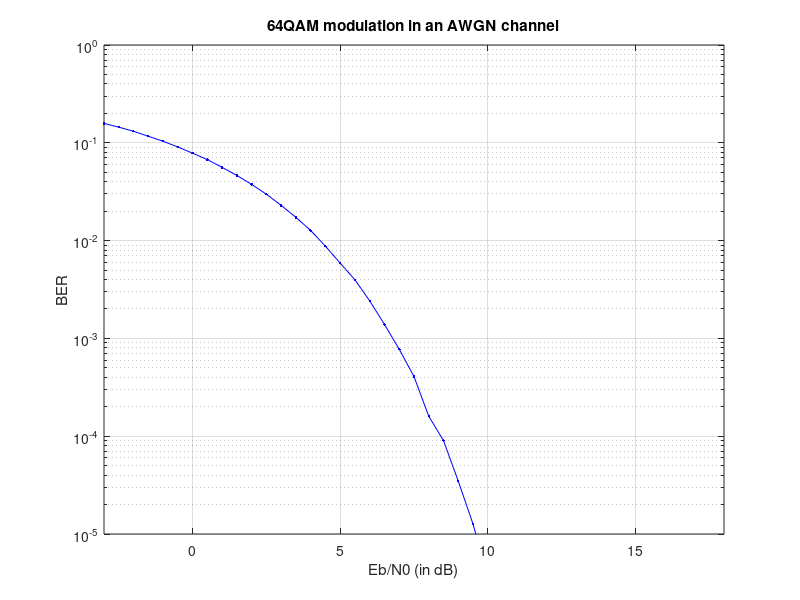

Write the MATLAB code that produced this figure.
clc;
clear all;

Eb_No_start = -3;
Eb_No_delta = 0.5;
Eb_No_stop = 18;
BER_stop = 1e-5;

% Setup the SNR for the first iteration of the loop.
Eb_No_count = 1;
Eb_No = Eb_No_start;
BER = 1;

%%%%%%%%%%%%%%%%%%%%%%%%%%%%%%%%%%%%%%%%%%%%%%%%%%%%%%%%%%%%%%%%%%%%%%%%%%%
% Generate bits
%%%%%%%%%%%%%%%%%%%%%%%%%%%%%%%%%%%%%%%%%%%%%%%%%%%%%%%%%%%%%%%%%%%%%%%%%%%
rng('default') %seed
bit_length = 10^6; %number of bits
bit_genreated = randi([0,1],1,bit_length); % generating 0,1 at uniform distribution
%%%%%%%%%%%%%%%%%%%%%%%%%%%%%%%%%%%%%%%%%%%%%%%%%%%%%%%%%%%%%%%%%%%%%%%%%%%
% bit to symbol
%%%%%%%%%%%%%%%%%%%%%%%%%%%%%%%%%%%%%%%%%%%%%%%%%%%%%%%%%%%%%%%%%%%%%%%%%%%
symbol = 2*bit_genreated-1; % 0 to -1, 1 to 1
bit_per_symbol=numel(symbol)/bit_length;
% Loop until the job is killed or until the SNR or BER target is reached.
while Eb_No <= Eb_No_stop && BER >= BER_stop
    
    % Convert from SNR (in dB) to noise power spectral density.
    
    % Counters to store the number of errors and bits simulated so far.
    error_count=0;
    bit_count=0;
    
    % Keep going until enough errors have been observed. This runs the simulation only as long as is required to keep the BER vs SNR curve smooth.
    while error_count < 100
        
        %%%%%%%%%%%%%%%%%%%%%%%%%%%%%%%%%%%%%%%%%%%%%%%%%%%%%%%%%%%%%%%%%%%%%%%%%%%
        % AWGN Generator
        %%%%%%%%%%%%%%%%%%%%%%%%%%%%%%%%%%%%%%%%%%%%%%%%%%%%%%%%%%%%%%%%%%%%%%%%%%%
        sigma_x = std(symbol);
        sigma_n = 1/sqrt(2*(10^((Eb_No + 10*log10(bit_per_symbol))/10)));
        n = sigma_x*sigma_n*[randn(1,bit_length) + 1i*randn(1,bit_length)]; % white gaussian noise
        
        %%%%%%%%%%%%%%%%%%%%%%%%%%%%%%%%%%%%%%%%%%%%%%%%%%%%%%%%%%%%%%%%%%%%%%%%%%%
        %Add AWGN 
        %%%%%%%%%%%%%%%%%%%%%%%%%%%%%%%%%%%%%%%%%%%%%%%%%%%%%%%%%%%%%%%%%%%%%%%%%%%
        symbol_received = symbol + n;
        
        %%%%%%%%%%%%%%%%%%%%%%%%%%%%%%%%%%%%%%%%%%%%%%%%%%%%%%%%%%%%%%%%%%%%%%%%%%%
        %symbol to bit 
        %%%%%%%%%%%%%%%%%%%%%%%%%%%%%%%%%%%%%%%%%%%%%%%%%%%%%%%%%%%%%%%%%%%%%%%%%%%        
        bit_received = real(symbol_received)>=0;
        
        
        % Accumulate the number of errors and bits that have been simulated so far.
        delayB = 0;
        error_count = error_count + sum(bit_received(delayB+1:end) ~= bit_genreated(1:end-delayB));
        bit_count = bit_count + bit_length;
    end
    
    % Calculate the BER.
    BER = error_count/bit_count;
    
    % Store the SNR and BER in a matrix and display it.
    results(Eb_No_count,1) = Eb_No;
    results(Eb_No_count,2) = BER
    
    % Plot the results. This will be ignored on Lyceum.
    semilogy(results(:,1),results(:,2),'b.-');
    title('64QAM modulation in an AWGN channel');
    ylabel('BER');
    xlabel('Eb/N0 (in dB)');
    if  BER_stop ~= 0
        ylim([BER_stop,1]);
    end
    if Eb_No_stop ~= inf
        xlim([Eb_No_start, Eb_No_stop]);
    end
    grid
    % Setup the SNR for the next iteration of the loop.
    Eb_No = Eb_No + Eb_No_delta;
    Eb_No_count = Eb_No_count + 1;
end
